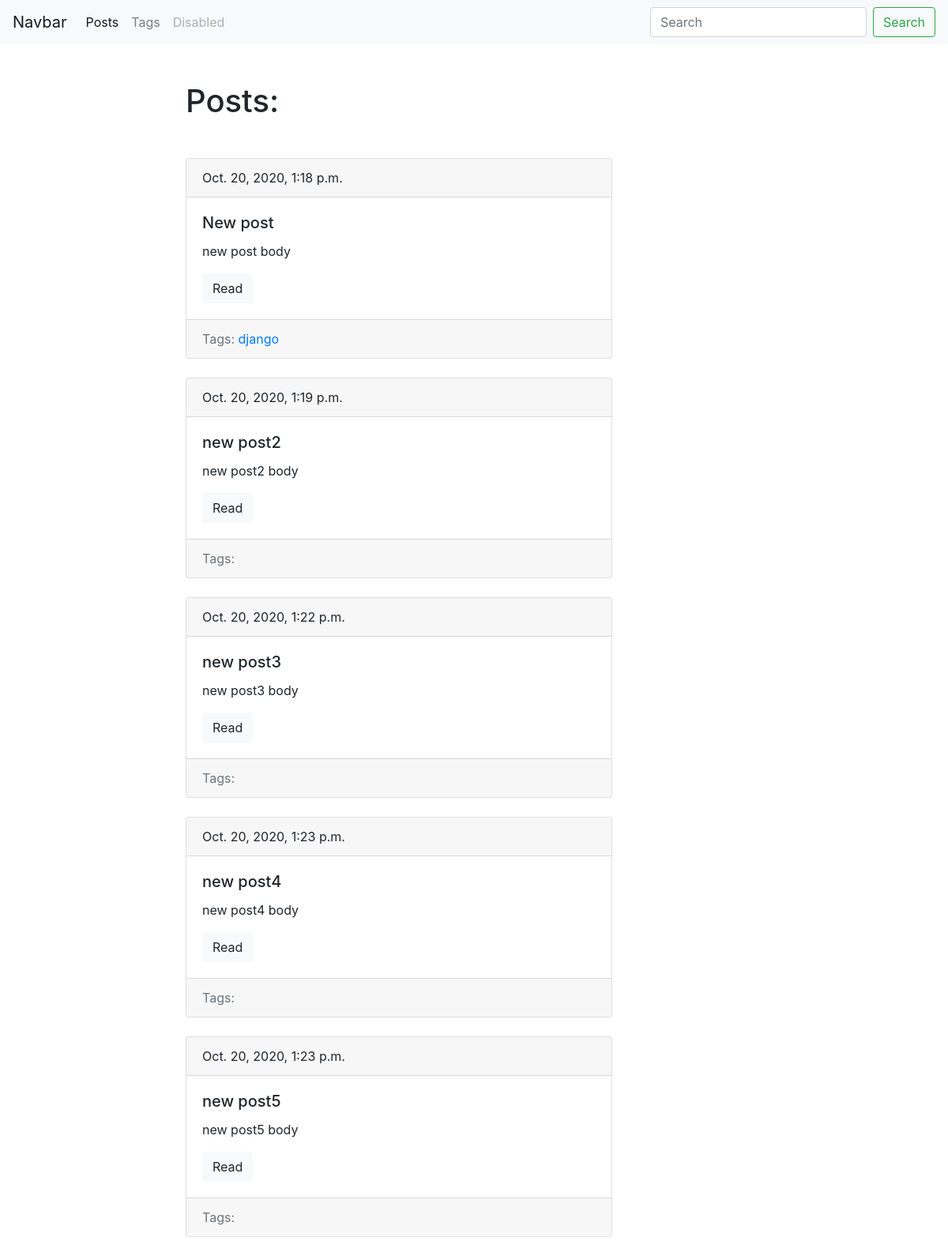
Screenshot of /blog/ with the database file from the repository.
### blogapp/models.py (models this page shows, shortened)
class Post(models.Model):
    title = models.CharField(max_length=150, db_index=True)
    slug = models.SlugField(max_length=150, unique=True)
    body = models.TextField(blank=True, db_index=True)
    tags = models.ManyToManyField('Tag', blank=True, related_name='posts')
    date_pub = models.DateTimeField(auto_now_add=True)
    def get_absolute_url(self):
        return reverse('post_detail_url', kwargs={'slug': self.slug})

class Tag(models.Model):
    title = models.CharField(max_length=50)
    slug = models.SlugField(max_length=50, unique=True)
    def get_absolute_url(self):
        return reverse('tag_detail_url', kwargs={'slug': self.slug})

### blogapp/views.py (the view)
# urls.py: path('', posts_list, name='posts_list_url'),
def posts_list(request):
    posts = Post.objects.all()
    return render(request, 'blogapp/index.html', context={'posts': posts})

### blogapp/templates/blogapp/index.html (shortened to what this page needs)
{% extends 'blogapp/base_blog.html' %}
{% block content %}
<h1 class="mb-5">Posts:</h1>
{% for post in posts %}
    {% include 'blogapp/includes/post_card_template.html' %}
{% endfor %}
{% endblock content %}

### blogapp/templates/blogapp/includes/post_card_template.html
<div class="card mb-4">
    <div class="card-header">
        {{ post.date_pub }}
    </div>
    <div class="card-body">
        <h5 class="card-title">{{ post.title }}</h5>
        <p class="card-text">{{ post.body|truncatewords:15 }}</p>
        <a href="{{ post.get_absolute_url }}" class="btn btn-light">Read</a>
    </div>
    <div class="card-footer text-muted">
    Tags:
    {% for tag in post.tags.all %}
        <a href="{{ tag.get_absolute_url }}">{{ tag.title }}</a>
    {% endfor %}
    </div>
</div>

### rows the page displays
Post: date_pub "Oct. 20, 2020, 1:18 p.m.", title "New post", body "new post body"
Tag: title "django"
Post: date_pub "Oct. 20, 2020, 1:19 p.m.", title "new post2", body "new post2 body"
Post: date_pub "Oct. 20, 2020, 1:22 p.m.", title "new post3", body "new post3 body"
Post: date_pub "Oct. 20, 2020, 1:23 p.m.", title "new post4", body "new post4 body"
Post: date_pub "Oct. 20, 2020, 1:23 p.m.", title "new post5", body "new post5 body"
